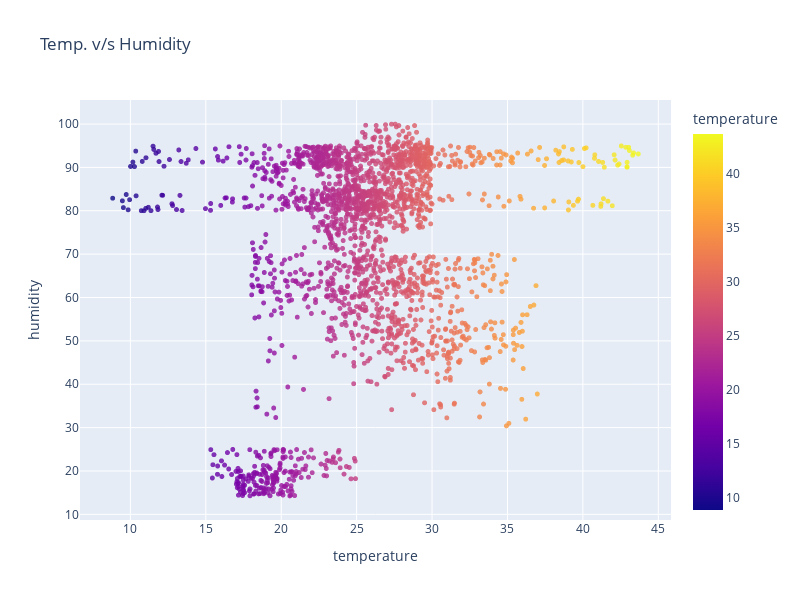

This figure's notebook cell:
### Code cell
fig = px.scatter(df, 
                 x='temperature',
                 y='humidity',
                 color='temperature',
                 opacity=0.8,
                 hover_data=['label'],
                 title='Temp. v/s Humidity')
fig.update_traces(marker_size=5)
fig.update_layout(width=800, height=600, bargap=0.02)
fig.show()

### Figure 1 — Plotly figure (JSON) as saved in the notebook; plotly's stock layout.template omitted (floating-point values rounded to 4 significant figures; data arrays with more than 128 entries replaced by an {"elided": "..."} marker saying what was removed)
{"data": [{"customdata": {"elided": "2200x1 str values"}, "hovertemplate": "temperature=%{marker.color}<br>humidity=%{y}<br>label=%{customdata[0]}<extra></extra>", "legendgroup": "", "marker": {"color": {"elided": "2200 float values"}, "coloraxis": "coloraxis", "opacity": 0.8, "size": 5, "symbol": "circle"}, "mode": "markers", "name": "", "showlegend": false, "type": "scattergl", "x": {"elided": "2200 float values"}, "xaxis": "x", "y": {"elided": "2200 float values"}, "yaxis": "y"}], "layout": {"bargap": 0.02, "coloraxis": {"colorbar": {"title": {"text": "temperature"}}, "colorscale": [[0, "#0d0887"], [0.1111, "#46039f"], [0.2222, "#7201a8"], [0.3333, "#9c179e"], [0.4444, "#bd3786"], [0.5556, "#d8576b"], [0.6667, "#ed7953"], [0.7778, "#fb9f3a"], [0.8889, "#fdca26"], [1, "#f0f921"]]}, "height": 600, "legend": {"tracegroupgap": 0}, "title": {"text": "Temp. v/s Humidity"}, "width": 800, "xaxis": {"anchor": "y", "domain": [0, 1], "title": {"text": "temperature"}}, "yaxis": {"anchor": "x", "domain": [0, 1], "title": {"text": "humidity"}}}}
